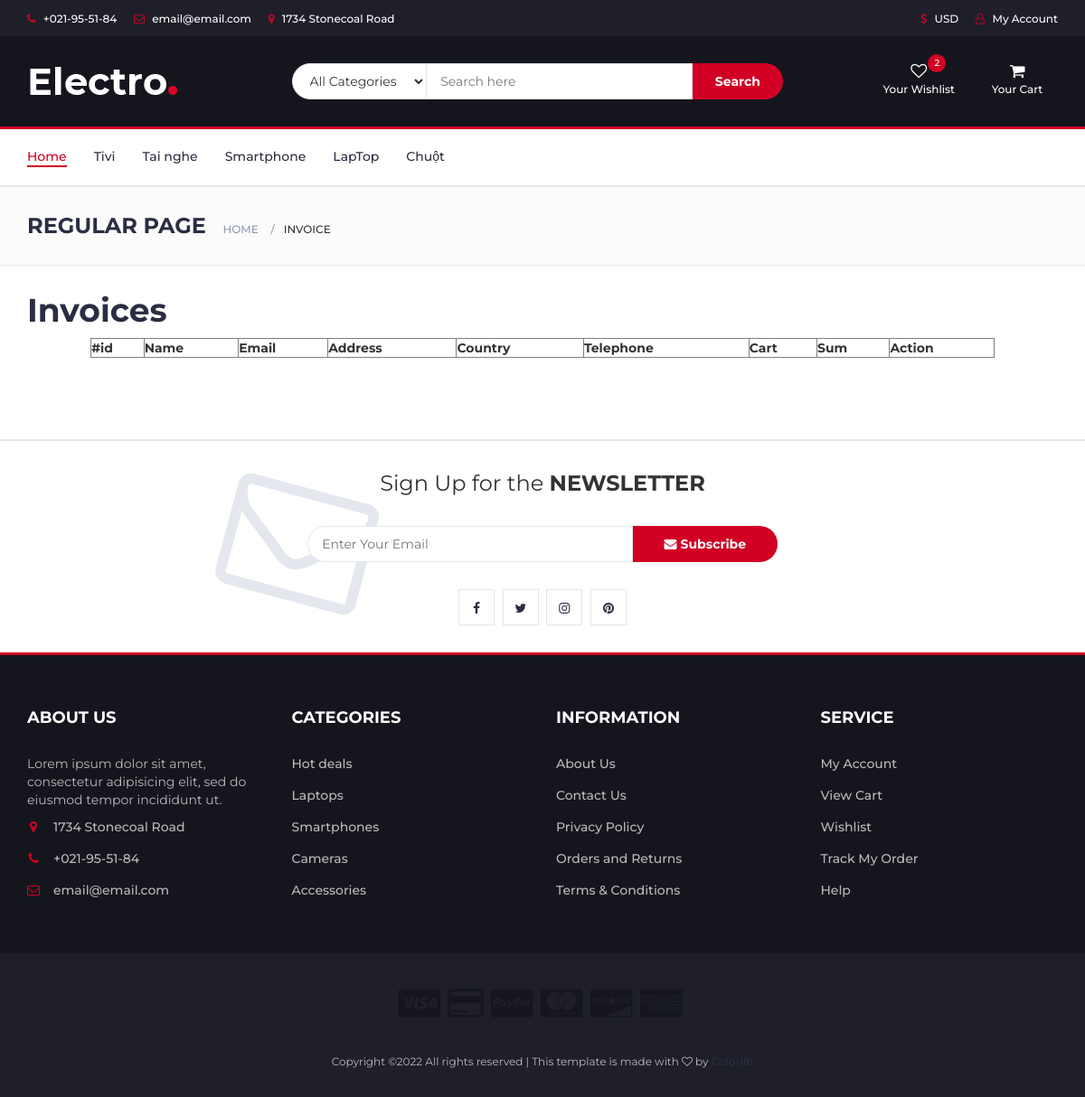
/invoice.php, run on an earlier commit of the app's database.
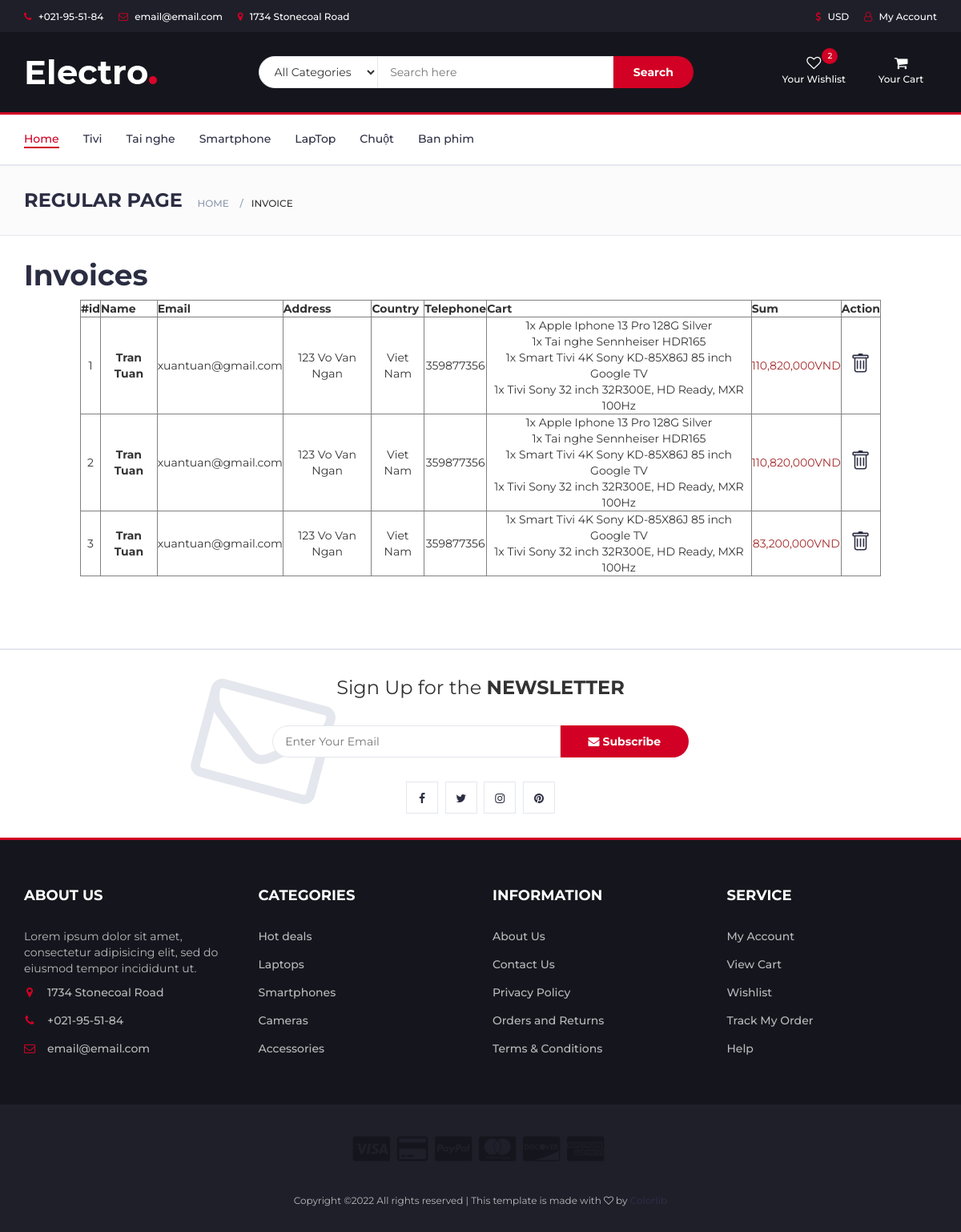
And on a later commit of the database.
### tables this page shows
CREATE TABLE `protypes` (
  `type_id` int(11) NOT NULL,
  `type_name` varchar(100) NOT NULL
);

CREATE TABLE `invoice` (
  `id` int(11) NOT NULL,
  `name` varchar(200) NOT NULL,
  `email` varchar(200) NOT NULL,
  `address` varchar(200) NOT NULL,
  `country` varchar(100) NOT NULL,
  `tel` int(11) NOT NULL,
  `cart` text NOT NULL,
  `sum` int(11) NOT NULL
);

### models/db.php (called while the page is built)
<?php
class Db
{
    public static $connection;
    public function __construct()
    {
        if (!self::$connection) {
                self::$connection = new mysqli(DB_HOST, DB_USER, DB_PASSWORD, DB_NAME,PORT);
                self::$connection->set_charset(DB_CHARSET);
        }
        return self::$connection;
    }
}

### models/protypes.php (called while the page is built, shortened)
<?php
class Protypes extends Db{
    public function getAllProtypes()
    {
        $sql = self::$connection->prepare("SELECT * FROM protypes");
        $sql->execute();
        $items = $sql->get_result()->fetch_all(MYSQLI_ASSOC);
        return $items;
    }
}

### models/invoice.php (called while the page is built, shortened)
<?php
class Invoice extends Db{
    public function getAllInvoice()
    {
        $sql = self::$connection->prepare("SELECT * FROM `invoice`");
        $sql->execute();
        $items = $sql->get_result()->fetch_all(MYSQLI_ASSOC);
        return $items;
    }
}

### invoice.php (the view, shortened to what this page needs)
<!DOCTYPE html>
<html lang="en">
	<head>
 		<link type="text/css" rel="stylesheet" href="css/bootstrap.min.css"/>
 		<link type="text/css" rel="stylesheet" href="css/slick.css"/>
 		<link type="text/css" rel="stylesheet" href="css/slick-theme.css"/>
 		<link type="text/css" rel="stylesheet" href="css/nouislider.min.css"/>
 		<link rel="stylesheet" href="css/font-awesome.min.css">
 		<link type="text/css" rel="stylesheet" href="css/style.css"/>
    </head>
	<body>
		<header>
			<div id="top-header">
				<div class="container">
					<ul class="header-links pull-left">
						<li><a href="#"><i class="fa fa-phone"></i> +021-95-51-84</a></li>
						<li><a href="#"><i class="fa fa-envelope-o"></i> email@email.com</a></li>
						<li><a href="#"><i class="fa fa-map-marker"></i> 1734 Stonecoal Road</a></li>
					</ul>
					<ul class="header-links pull-right">
						<li><a href="#"><i class="fa fa-dollar"></i> USD</a></li>
						<li><a href="login/account.php"><i class="fa fa-user-o"></i> My Account</a></li>
					</ul>
				</div>
			</div>
			<div id="header">
				<div class="container">
					<div class="row">
						<div class="col-md-3">
							<div class="header-logo">
								<a href="#" class="logo">
									<img src="./img/logo.png" alt="">
								</a>
							</div>
						</div>
						<div class="col-md-6">
							<div class="header-search">
								<form action="result.php" method="get">
									<select class="input-select">
										<option value="0">All Categories</option>
									</select>
									<input name="keyword" class="input" placeholder="Search here">
									<button type="submit" class="search-btn">Search</button>
								</form>
							</div>
						</div>
						<div class="col-md-3 clearfix">
							<div class="header-ctn">
								<div>
									<a href="#">
										<i class="fa fa-heart-o"></i>
										<span>Your Wishlist</span>
										<div class="qty">2</div>
									</a>
								</div>
								<div class="dropdown">
									<a class="dropdown-toggle" data-toggle="dropdown" aria-expanded="true">
										<i class="fa fa-shopping-cart"></i>
										<span>Your Cart</span>
										<?php
                                                require "models/db.php";
                                                $protypes = new Protypes();
												$invoice = new Invoice();
                                                $getAllProtypes = $protypes->getAllProtypes();
                                             ?>
									</a>
								</div>
							</div>
						</div>
					</div>
				</div>
			</div>
		</header>
		<nav id="navigation">
			<div class="container">
				<div id="responsive-nav">
					<ul class="main-nav nav navbar-nav">
						<li class="active"><a href="index.php">Home</a></li>
                        <?php
							foreach ($getAllProtypes as $key => $value) {?>
								<li><a href=""><?php echo $value['type_name'];?></a></li>
						<?php
							}
						?>
					</ul>
				</div>
			</div>
		</nav>
		<div id="breadcrumb" class="section">
			<div class="container">
				<div class="row">
					<div class="col-md-12">
						<h3 class="breadcrumb-header">Regular Page</h3>
						<ul class="breadcrumb-tree">
							<li><a href="#">Home</a></li>
							<li class="active">Invoice</li>
						</ul>
					</div>
				</div>
			</div>
		</div>
    <div class="container">
		<h1>Invoices</h1>
		<table border="1" cellspacing="0" cellpadding="5">
			<tr>
				<th>#id</th>
				<th>Name</th>
				<th>Email</th>
				<th>Address</th>
				<th>Country</th>
				<th>Telephone</th>
				<th>Cart</th>
				<th>Sum</th>
				<th>Action</th>
			</tr>
			<?php
				$getAllInvoices =  $invoice->getAllInvoice();
				foreach ($getAllInvoices as $key => $value) {
			?>
					<tr>
						<td><?php echo $value['id']; ?></td>
						<td style="font-weight: bold;"><?php echo $value['name']; ?></td>
						<td><?php echo $value['email']; ?></td>
						<td><?php echo $value['address']; ?></td>
						<td><?php echo $value['country']; ?></td>
						<td><?php echo $value['tel']; ?></td>
						<td><?php echo $value['cart']; ?></td>
						<td style="color: brown;"><?php echo number_format( $value['sum']); ?>VND</td>
						<td><a href="invoice-delete.php?id=<?php echo $value['id']; ?>"></a></td>
					</tr>
			<?php
				}
			?>
		</table>
    </div>
		<div class="section">
		</div>
		<div id="newsletter" class="section">
			<div class="container">
				<div class="row">
					<div class="col-md-12">
						<div class="newsletter">
							<p>Sign Up for the <strong>NEWSLETTER</strong></p>
							<form>
								<input class="input" type="email" placeholder="Enter Your Email">
								<button class="newsletter-btn"><i class="fa fa-envelope"></i> Subscribe</button>
							</form>
							<ul class="newsletter-follow">
								<li>
									<a href="#"><i class="fa fa-facebook"></i></a>
								</li>
								<li>
									<a href="#"><i class="fa fa-twitter"></i></a>
								</li>
								<li>
									<a href="#"><i class="fa fa-instagram"></i></a>
								</li>
								<li>
									<a href="#"><i class="fa fa-pinterest"></i></a>
								</li>
							</ul>
						</div>
					</div>
				</div>
			</div>
		</div>
		<footer id="footer">
			<div class="section">
				<div class="container">
					<div class="row">
						<div class="col-md-3 col-xs-6">
							<div class="footer">
								<h3 class="footer-title">About Us</h3>
								<p>Lorem ipsum dolor sit amet, consectetur adipisicing elit, sed do eiusmod tempor incididunt ut.</p>
								<ul class="footer-links">
									<li><a href="#"><i class="fa fa-map-marker"></i>1734 Stonecoal Road</a></li>
									<li><a href="#"><i class="fa fa-phone"></i>+021-95-51-84</a></li>
									<li><a href="#"><i class="fa fa-envelope-o"></i>email@email.com</a></li>
								</ul>
							</div>
						</div>
						<div class="col-md-3 col-xs-6">
							<div class="footer">
								<h3 class="footer-title">Categories</h3>
								<ul class="footer-links">
									<li><a href="#">Hot deals</a></li>
									<li><a href="#">Laptops</a></li>
									<li><a href="#">Smartphones</a></li>
									<li><a href="#">Cameras</a></li>
									<li><a href="#">Accessories</a></li>
								</ul>
							</div>
						</div>
						<div class="col-md-3 col-xs-6">
							<div class="footer">
								<h3 class="footer-title">Information</h3>
								<ul class="footer-links">
									<li><a href="#">About Us</a></li>
									<li><a href="#">Contact Us</a></li>
									<li><a href="#">Privacy Policy</a></li>
									<li><a href="#">Orders and Returns</a></li>
									<li><a href="#">Terms & Conditions</a></li>
								</ul>
							</div>
						</div>
						<div class="col-md-3 col-xs-6">
							<div class="footer">
								<h3 class="footer-title">Service</h3>
								<ul class="footer-links">
									<li><a href="#">My Account</a></li>
									<li><a href="#">View Cart</a></li>
									<li><a href="#">Wishlist</a></li>
									<li><a href="#">Track My Order</a></li>
									<li><a href="#">Help</a></li>
								</ul>
							</div>
						</div>
					</div>
				</div>
			</div>
			<div id="bottom-footer" class="section">
				<div class="container">
					<div class="row">
						<div class="col-md-12 text-center">
							<ul class="footer-payments">
								<li><a href="#"><i class="fa fa-cc-visa"></i></a></li>
								<li><a href="#"><i class="fa fa-credit-card"></i></a></li>
								<li><a href="#"><i class="fa fa-cc-paypal"></i></a></li>
								<li><a href="#"><i class="fa fa-cc-mastercard"></i></a></li>
								<li><a href="#"><i class="fa fa-cc-discover"></i></a></li>
								<li><a href="#"><i class="fa fa-cc-amex"></i></a></li>
							</ul>
							<span class="copyright">
								Copyright &copy;<script>document.write(new Date().getFullYear());</script> All rights reserved | This template is made with <i class="fa fa-heart-o" aria-hidden="true"></i> by <a href="https://colorlib.com" target="_blank">Colorlib</a>
							</span>
						</div>
					</div>
				</div>
			</div>
		</footer>
	</body>
</html>

### invoice.php (style rules this page uses)
table { text-align: center; margin: 0 auto; width: 1000px }

What changed in the data, as far as the page shows it:
added protypes: type_name "Ban phim"
added invoice: id "1", name "Tran Tuan", email "xuantuan@gmail.com", address "123 Vo Van Ngan", country "Viet Nam", tel "359877356", cart "1x Apple Iphone 13 Pro 128G Silver 1x Tai nghe Sennheiser HDR165 1x Smart Tivi 4K Sony KD-85X86J 85 inch Google TV 1x Tivi Sony 32 inch 32R300E, HD Ready, MXR 100Hz", sum "110,820,000"
added invoice: id "2", name "Tran Tuan", email "xuantuan@gmail.com", address "123 Vo Van Ngan", country "Viet Nam", tel "359877356", cart "1x Apple Iphone 13 Pro 128G Silver 1x Tai nghe Sennheiser HDR165 1x Smart Tivi 4K Sony KD-85X86J 85 inch Google TV 1x Tivi Sony 32 inch 32R300E, HD Ready, MXR 100Hz", sum "110,820,000"
added invoice: id "3", name "Tran Tuan", email "xuantuan@gmail.com", address "123 Vo Van Ngan", country "Viet Nam", tel "359877356", cart "1x Smart Tivi 4K Sony KD-85X86J 85 inch Google TV 1x Tivi Sony 32 inch 32R300E, HD Ready, MXR 100Hz", sum "83,200,000"
